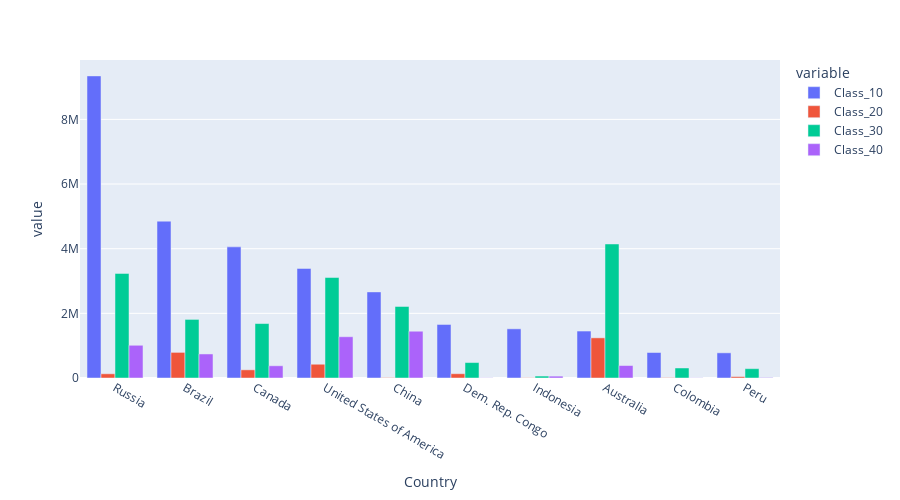

This figure's notebook cell:
### Code cell
geemap.bar_chart(
    'data/esa_2021_country.csv',
    x='NAME',
    y=['Class_10', 'Class_20', 'Class_30', 'Class_40'],
    max_rows=10,
    x_label='Country',
)

### Figure 1 — Plotly figure (JSON) as saved in the notebook; plotly's stock layout.template omitted (floating-point values rounded to 4 significant figures)
{"data": [{"alignmentgroup": "True", "hovertemplate": "variable=Class_10<br>Country=%{x}<br>value=%{y}<extra></extra>", "legendgroup": "Class_10", "marker": {"color": "#636efa", "pattern": {"shape": ""}}, "name": "Class_10", "offsetgroup": "Class_10", "orientation": "v", "showlegend": true, "textposition": "auto", "type": "bar", "x": ["Russia", "Brazil", "Canada", "United States of America", "China", "Dem. Rep. Congo", "Indonesia", "Australia", "Colombia", "Peru"], "xaxis": "x", "y": [9345042, 4851649, 4056588, 3388783, 2663489, 1655915, 1521394, 1452628, 788798, 778575], "yaxis": "y"}, {"alignmentgroup": "True", "hovertemplate": "variable=Class_20<br>Country=%{x}<br>value=%{y}<extra></extra>", "legendgroup": "Class_20", "marker": {"color": "#EF553B", "pattern": {"shape": ""}}, "name": "Class_20", "offsetgroup": "Class_20", "orientation": "v", "showlegend": true, "textposition": "auto", "type": "bar", "x": ["Russia", "Brazil", "Canada", "United States of America", "China", "Dem. Rep. Congo", "Indonesia", "Australia", "Colombia", "Peru"], "xaxis": "x", "y": [130189, 792203, 253001, 425675, 11490, 132769, 7295, 1242430, 11162, 42504], "yaxis": "y"}, {"alignmentgroup": "True", "hovertemplate": "variable=Class_30<br>Country=%{x}<br>value=%{y}<extra></extra>", "legendgroup": "Class_30", "marker": {"color": "#00cc96", "pattern": {"shape": ""}}, "name": "Class_30", "offsetgroup": "Class_30", "orientation": "v", "showlegend": true, "textposition": "auto", "type": "bar", "x": ["Russia", "Brazil", "Canada", "United States of America", "China", "Dem. Rep. Congo", "Indonesia", "Australia", "Colombia", "Peru"], "xaxis": "x", "y": [3234945, 1812355, 1684028, 3107824, 2212964, 477934, 59883, 4146019, 310331, 289062], "yaxis": "y"}, {"alignmentgroup": "True", "hovertemplate": "variable=Class_40<br>Country=%{x}<br>value=%{y}<extra></extra>", "legendgroup": "Class_40", "marker": {"color": "#ab63fa", "pattern": {"shape": ""}}, "name": "Class_40", "offsetgroup": "Class_40", "orientation": "v", "showlegend": true, "textposition": "auto", "type": "bar", "x": ["Russia", "Brazil", "Canada", "United States of America", "China", "Dem. Rep. Congo", "Indonesia", "Australia", "Colombia", "Peru"], "xaxis": "x", "y": [1012249, 743560, 378279, 1276553, 1446846, 5726, 57498, 385686, 5617, 14159], "yaxis": "y"}], "layout": {"barmode": "group", "height": 500, "legend": {"title": {"text": "variable"}, "tracegroupgap": 0}, "margin": {"t": 60}, "xaxis": {"anchor": "y", "domain": [0, 1], "title": {"text": "Country"}}, "yaxis": {"anchor": "x", "domain": [0, 1], "title": {"text": "value"}}}}
